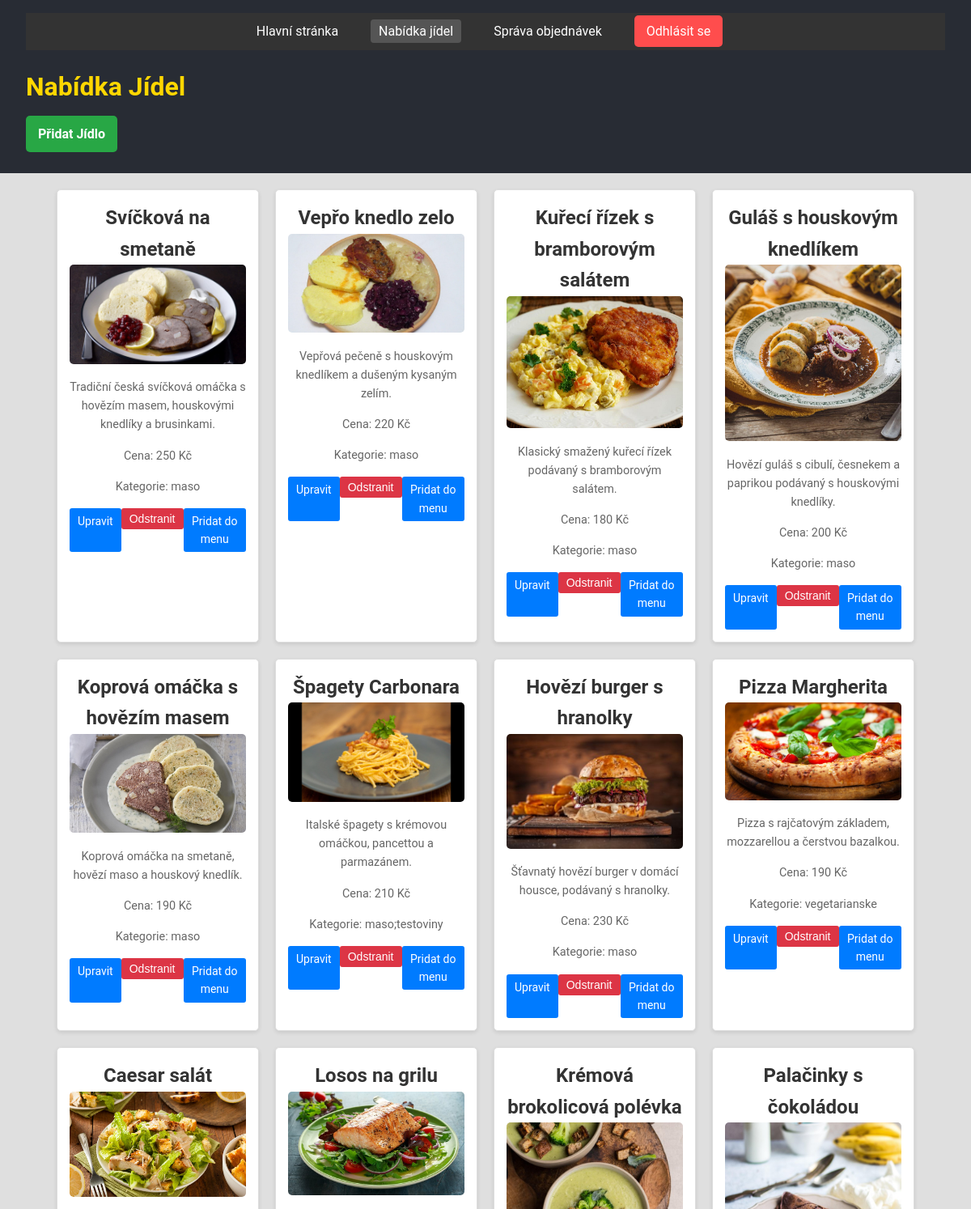
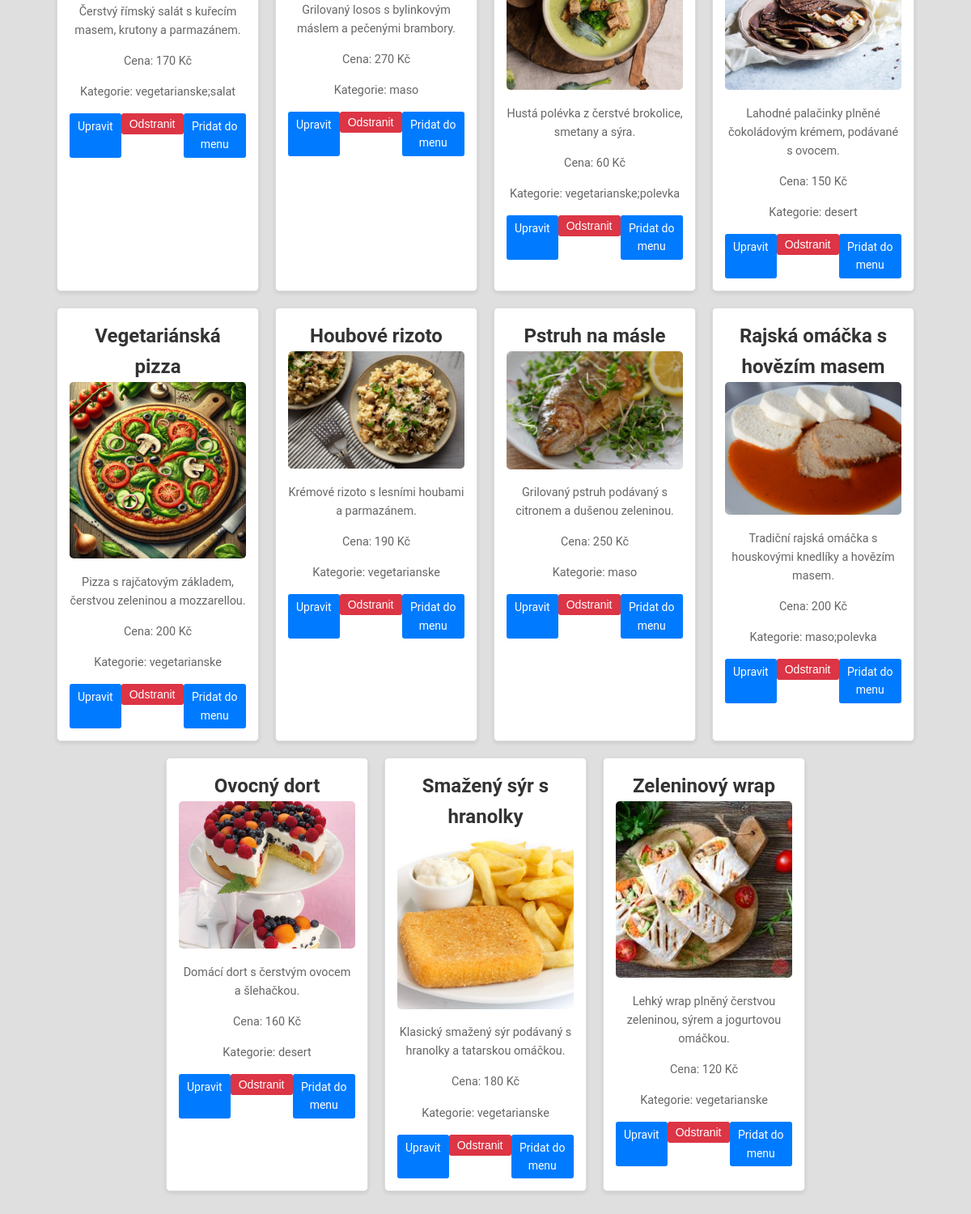
The app's page /restaurant/menus (signed in) with its own data (2 pictures, top to bottom).
### website/models.py (models this page shows)
class Food(db.Model):
    id = db.Column(db.Integer, primary_key=True)
    name = db.Column(db.String(100), nullable=False)
    description = db.Column(db.String(300), nullable=False)
    image = db.Column(db.String(200), nullable=False)
    price = db.Column(db.Integer, nullable=False)
    category = db.Column(db.String(255), nullable = False)
    objednavka_id = db.Column(db.Integer, db.ForeignKey('objednavka.id'))

### website/views.py (the view)
@views.route('/restaurant/menus')
@login_required
def view_menus():
    menus = Food.query.all()
    nabidkas = current_user.nabidka
    return render_template('view_menus.html', menus=menus, nabidkas = nabidkas)

### website/templates/view_menus.html (shortened to what this page needs)
<!DOCTYPE html>
<html lang="en">
<head>
    <link rel="stylesheet" href="{{ url_for('static', filename='styles.css') }}">
</head>
<body>
    <header>
        <nav class="restaurant-nav">
    <ul>
        <li><a href="{{ url_for('views.edit_homepage') }}">Hlavní stránka</a></li>
        <li><a href="{{ url_for('views.view_menus') }}" class="active">Nabídka jídel</a></li>
        <li><a href="{{ url_for('views.restaurant_orders') }}">Správa objednávek</a></li>
        <li><a href="{{ url_for('auth.logout') }}">Odhlásit se</a></li>
    </ul>
</nav>
        <h1 style="color: #FFD700;">Nabídka Jídel</h1>
        <a href="{{ url_for('views.add_menu_item') }}" class="add-menu-button">Přidat Jídlo</a>
    </header>
    <main>
        <section class="menu-items">
            {% for item in menus %}
            <div class="menu-item">
                <h2>{{ item.name }}</h2>
                <img src="{{ item.image }}" alt="{{ item.name }}" />
                <p>{{ item.description }}</p>
                <p>Cena: {{ item.price }} Kč</p>
                <p>Kategorie: {{ item.category }}</p>
                <div class="menu-item-actions">
                    <a href="{{ url_for('views.edit_menu_item', item_id=item.id) }}" class="edit-button">Upravit</a>
                    <form method="POST" action="{{ url_for('views.delete_menu_item', item_id=item.id) }}">
                        <button type="submit" class="delete-button">Odstranit</button>
                    </form>
                    {% if item in nabidkas  %}
                        <a href="{{ url_for('views.remove_item_fromMenu', id=item.id) }}" class="edit-button">Odebrat z menu</a>
                    {% else %}
                        <a href="{{ url_for('views.add_item_toMenu', id=item.id) }}" class="edit-button">Pridat do menu</a>
                    {% endif %}
                </div>
            </div>
            {% endfor %}
        </section>
    </main>
</body>
</html>

### website/static/styles.css (style rules this page uses)
* { margin: 0; padding: 0; box-sizing: border-box; }
:root { --orange: #ff9800; --orange-hover:#ec940f; --grey: #282c34; --lightgrey: #5e5e5e; --background:#dfdfdf; --content-background:#ffffff; --text-field-color: #fdf7eb; --shadow-color: rgba(0, 0, 0, 0.1); --button-green-hover: linear-gradient(45deg, #33fa62,#46bb60); --button-green: linear-gradient(45deg, #28a745,#218838); --button-red-hover: linear-gradient(45deg, #d63434, #ff4444); --button-red: linear-gradient(45deg,#aa1212, #ee2424); }
body { display: flex; flex-direction: column; margin: auto; font-family: 'Roboto', sans-serif; line-height: 1.6; color: #333; background-color: var(--background); justify-content: center; min-height: 100vh; }
header { background-color: var(--grey); padding: 1rem 2rem; }
main { display:flex; align-items:first baseline; padding: 20px; column-gap: 20px; width: 100%; }
.menu-item { background: var(--content-background); padding: 20px; border-radius: 10px; box-shadow: 0 2px 6px var(--shadow-color); text-align: center; transition: transform 0.3s; }
.menu-item img { max-width: 100%; height: auto; margin-bottom: 15px; border-radius: 10px; }
.menu-item p { font-size: 0.9rem; color: #666; margin-bottom: 15px; }
.restaurant-nav { background-color: #333; padding: 10px 0; display: flex; justify-content: center; margin-bottom: 20px; }
.restaurant-nav ul { list-style: none; display: flex; padding: 0; margin: 0; }
.restaurant-nav ul li { margin: 0 15px; }
.restaurant-nav ul li a { color: white; text-decoration: none; font-size: 16px; padding: 5px 10px; border-radius: 4px; transition: background-color 0.3s; }
.restaurant-nav ul li a.active, .restaurant-nav ul li a:hover { background-color: #555; }
.add-menu-button { display: inline-block; margin: 10px 0; padding: 10px 15px; background-color: #28a745; color: white; text-decoration: none; border-radius: 5px; font-weight: bold; transition: background-color 0.3s; }
.menu-items { display: flex; flex-wrap: wrap; justify-content: center; gap: 20px; }
.menu-item { background-color: white; border: 1px solid #ddd; border-radius: 5px; width: 250px; text-align: center; padding: 15px; box-shadow: 0 2px 5px rgba(0, 0, 0, 0.1); transition: transform 0.2s; }
.menu-item img { max-width: 100%; height: auto; border-radius: 5px; margin-bottom: 10px; }
.menu-item-actions { display: flex; justify-content: space-around; margin-top: 10px; }
.menu-item-actions .edit-button, .menu-item-actions .delete-button { padding: 5px 10px; border: none; border-radius: 3px; font-size: 14px; cursor: pointer; text-decoration: none; color: white; transition: background-color 0.3s; }
.menu-item-actions .edit-button { background-color: #007bff; }
.menu-item-actions .delete-button { background-color: #dc3545; }
section { margin-bottom: 40px; }
button { background-color: #4CAF50; color: white; padding: 10px 20px; border: none; cursor: pointer; }
.restaurant-nav ul li a[href$="logout"] { background-color: #ff4d4d; color: white; padding: 10px 15px; border-radius: 5px; text-decoration: none; }

### records on screen
Food: name "Svíčková na smetaně", image (picture), description "Tradiční česká svíčková omáčka s hovězím masem, houskovými knedlíky a brusinkami.", price "250", category "maso"
Food: name "Vepřo knedlo zelo", image (picture), description "Vepřová pečeně s houskovým knedlíkem a dušeným kysaným zelím.", price "220", category "maso"
Food: name "Kuřecí řízek s bramborovým salátem", image (picture), description "Klasický smažený kuřecí řízek podávaný s bramborovým salátem.", price "180", category "maso"
Food: name "Guláš s houskovým knedlíkem", image (picture), description "Hovězí guláš s cibulí, česnekem a paprikou podávaný s houskovými knedlíky.", price "200", category "maso"
Food: name "Koprová omáčka s hovězím masem", image (picture), description "Koprová omáčka na smetaně, hovězí maso a houskový knedlík.", price "190", category "maso"
Food: name "Špagety Carbonara", image (picture), description "Italské špagety s krémovou omáčkou, pancettou a parmazánem.", price "210", category "maso;testoviny"
Food: name "Hovězí burger s hranolky", image (picture), description "Šťavnatý hovězí burger v domácí housce, podávaný s hranolky.", price "230", category "maso"
Food: name "Pizza Margherita", image (picture), description "Pizza s rajčatovým základem, mozzarellou a čerstvou bazalkou.", price "190", category "vegetarianske"
Food: name "Caesar salát", image (picture), description "Čerstvý římský salát s kuřecím masem, krutony a parmazánem.", price "170", category "vegetarianske;salat"
Food: name "Losos na grilu", image (picture), description "Grilovaný losos s bylinkovým máslem a pečenými brambory.", price "270", category "maso"
Food: name "Krémová brokolicová polévka", image (picture), description "Hustá polévka z čerstvé brokolice, smetany a sýra.", price "60", category "vegetarianske;polevka"
Food: name "Palačinky s čokoládou", image (picture), description "Lahodné palačinky plněné čokoládovým krémem, podávané s ovocem.", price "150", category "desert"
Food: name "Vegetariánská pizza", image (picture), description "Pizza s rajčatovým základem, čerstvou zeleninou a mozzarellou.", price "200", category "vegetarianske"
Food: name "Houbové rizoto", image (picture), description "Krémové rizoto s lesními houbami a parmazánem.", price "190", category "vegetarianske"
Food: name "Pstruh na másle", image (picture), description "Grilovaný pstruh podávaný s citronem a dušenou zeleninou.", price "250", category "maso"
Food: name "Rajská omáčka s hovězím masem", image (picture), description "Tradiční rajská omáčka s houskovými knedlíky a hovězím masem.", price "200", category "maso;polevka"
Food: name "Ovocný dort", image (picture), description "Domácí dort s čerstvým ovocem a šlehačkou.", price "160", category "desert"
Food: name "Smažený sýr s hranolky", image (picture), description "Klasický smažený sýr podávaný s hranolky a tatarskou omáčkou.", price "180", category "vegetarianske"
Food: name "Zeleninový wrap", image (picture), description "Lehký wrap plněný čerstvou zeleninou, sýrem a jogurtovou omáčkou.", price "120", category "vegetarianske"
